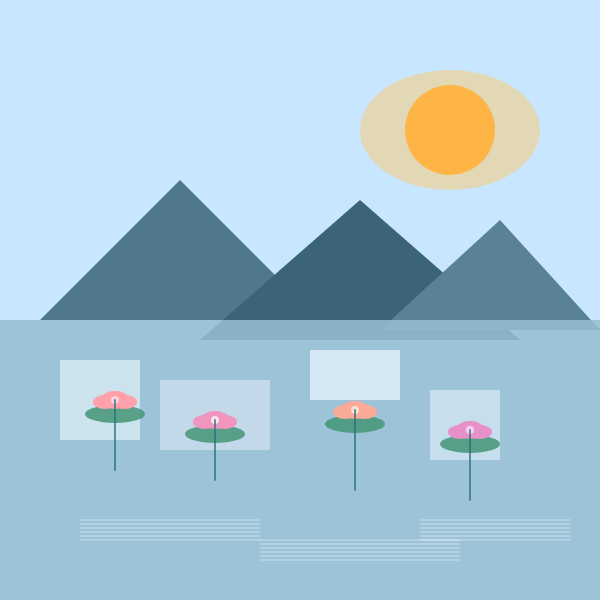
Frame 1 (no input)
Frame 2 (the mouse pressed at the canvas centre, redrawn once): identical to frame 1, image omitted

The p5.js sketch that drew this single still picture (run headless with seeded random() and noise() and a simulated clock; the mouse was pressed at the canvas centre and the sketch redrawn once):

// p5.js sketch
// ── sketch.js
// 호수 위의 기하학 정원 – 함수 없이 연꽃/물결을 직접 배치한 버전
// 사용 도형: rect, square, triangle, circle, ellipse, line, point, quad

function setup() {
  createCanvas(600, 600);
  noLoop();
}

function draw() {
  // 1) 배경(하늘 레이어)
  background(200, 230, 255);
  

  // 2) 태양(타원 헤일로 + 원)
  noStroke();
  fill(255, 200, 100, 120);
  ellipse(450, 130, 180, 120);
  fill(255, 180, 70);
  circle(450, 130, 90);

  // 3) 먼 산(삼각형들)
  noStroke();
  fill(80, 120, 140);
  triangle(40, 320, 180, 180, 320, 320);
  fill(60, 100, 120);
  triangle(200, 340, 360, 200, 520, 340);
  fill(90, 130, 150);
  triangle(380, 330, 500, 220, 600, 330);

  // 4) 수면(직사각형)
  fill(150, 190, 210, 220);
  rect(0, 320, width, 280);

  // 5) 수면 위 플랫폼(사각형/정사각형)
  fill(210, 230, 240, 230); square(60, 360, 80);
  fill(200, 220, 235, 230); rect(160, 380, 110, 70);
  fill(220, 235, 245, 230); rect(310, 350, 90, 50);
  fill(205, 225, 240, 230); square(430, 390, 70);

  // 6) 연꽃들 — 함수 없이 직접 그리기 (잎사귀 타원 + 꽃잎 타원 + 중심 원)
  noStroke();
  // 꽃 1 (cx=115, cy=400)
  fill(70, 150, 120, 220); ellipse(115, 414, 60, 18); // 잎
  fill(255, 160, 170);     ellipse(115, 400, 30, 18); // 꽃잎들
  ellipse(105, 402, 24, 14);
  ellipse(125, 402, 24, 14);
  ellipse(115, 397, 22, 12);
  fill(255, 210, 220);     circle(115, 400, 8);       // 중심

  // 꽃 2 (cx=215, cy=420)
  fill(70, 150, 120, 220); ellipse(215, 434, 60, 18);
  fill(240, 150, 190);     ellipse(215, 420, 30, 18);
  ellipse(205, 422, 24, 14);
  ellipse(225, 422, 24, 14);
  ellipse(215, 417, 22, 12);
  fill(255, 225, 235);     circle(215, 420, 8);

  // 꽃 3 (cx=355, cy=410)
  fill(70, 150, 120, 220); ellipse(355, 424, 60, 18);
  fill(250, 170, 150);     ellipse(355, 410, 30, 18);
  ellipse(345, 412, 24, 14);
  ellipse(365, 412, 24, 14);
  ellipse(355, 407, 22, 12);
  fill(255, 225, 210);     circle(355, 410, 8);

  // 꽃 4 (cx=470, cy=430)
  fill(70, 150, 120, 220); ellipse(470, 444, 60, 18);
  fill(230, 145, 200);     ellipse(470, 430, 30, 18);
  ellipse(460, 432, 24, 14);
  ellipse(480, 432, 24, 14);
  ellipse(470, 427, 22, 12);
  fill(245, 210, 250);     circle(470, 430, 8);

  // 7) 줄기(선) — 함수 없이 직접
  stroke(40, 110, 120, 180);
  strokeWeight(2);
  line(115, 400, 115, 470);
  line(215, 420, 215, 480);
  line(355, 410, 355, 490);
  line(470, 430, 470, 500);

  // 8) 물결 — wave() 없이 선분을 여러 줄 직접
  stroke(255, 255, 255, 120);
  strokeWeight(1);
  // 물결 A (y=520 주변)
  line(80, 520, 260, 520);
  line(80, 524, 260, 524);
  line(80, 528, 260, 528);
  line(80, 532, 260, 532);
  line(80, 536, 260, 536);
  line(80, 540, 260, 540);
  // 물결 B (y=540 주변)
  line(260, 540, 460, 540);
  line(260, 544, 460, 544);
  line(260, 548, 460, 548);
  line(260, 552, 460, 552);
  line(260, 556, 460, 556);
  line(260, 560, 460, 560);
  // 물결 C (y=520 주변, 오른쪽)
  line(420, 520, 570, 520);
  line(420, 524, 570, 524);
  line(420, 528, 570, 528);
  line(420, 532, 570, 532);
  line(420, 536, 570, 536);
  line(420, 540, 570, 540);

}
